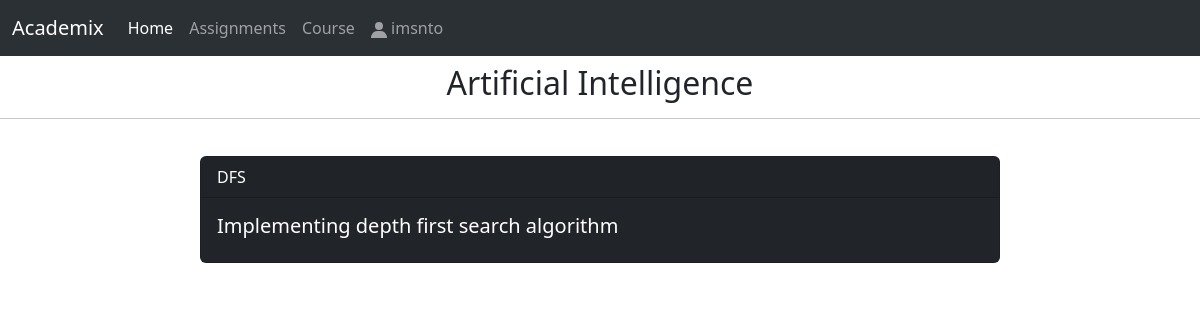
The app's page /student/course/detail/3/ (signed in) with its own data.
### teacher_app/models.py (models this page shows)
class Course(models.Model):
    creator = models.ForeignKey(Teacher, on_delete=models.CASCADE)
    students = models.ManyToManyField(Student, blank=True)
    course_title = models.CharField(max_length=200)
    course_code = models.CharField(max_length=20, null=True, blank=True)
    course_description = models.TextField(max_length=200)

class Assignmet(models.Model):
    course = models.ForeignKey(Course, on_delete=models.CASCADE)
    title = models.CharField(max_length=100, blank=True, null=True)
    description = models.TextField(max_length=500, blank=True, null=True)

### student_app/views.py (the view)
# urls.py: path('course/detail/<int:pk>/', course_detail, name='course_detail'),
def course_detail(request, pk):
    course = Course.objects.get(id=pk)
    assignments = Assignmet.objects.filter(course = course)
    print(course, assignments)
    context = {
        'course' : course,
        'assignments' : assignments,
    }
    return render(request, 'student_app/course_detail.html', context)

### student_app/templates/student_app/course_detail.html (shortened to what this page needs)
<!DOCTYPE html>
<html lang="en">
  <head>
    <link
      href="https://cdn.jsdelivr.net/npm/bootstrap@5.3.2/dist/css/bootstrap.min.css"
      rel="stylesheet"
    />
  </head>
  <body>
    <nav class="navbar navbar-expand-lg bg-body-tertiary" data-bs-theme="dark">
      <div class="container-fluid">
        <a class="navbar-brand" href={% url 'home' %}>Academix</a>
        <div class="collapse navbar-collapse" id="navbarNav">
          <ul class="navbar-nav">
            <li class="nav-item">
              <a class="nav-link active" aria-current="page" href="#">Home</a>
            </li>
            <li class="nav-item">
              <a class="nav-link" href="#">Assignments</a>
            </li>
            <li class="nav-item">
              <a class="nav-link" href="#">Course</a>
            </li>
            <li class="nav-item ">
                {% if user.is_authenticated %}
                  <a class="nav-link" href="{% url 'profile' %}">
                    <svg xmlns="http://www.w3.org/2000/svg" width="16" height="16" fill="currentColor" class="bi bi-person" viewBox="0 0 16 16">
                      <path d="M8 8a4 4 0 1 0 0-8 4 4 0 0 0 0 8zm0 1a7 7 0 0 0-5 12.69 1 1 0 0 0 1 .31h8a1 1 0 0 0 1-.31A7 7 0 0 0 8 9z"/>
                    </svg>
                     {{ user.username }}
                  </a>
                {% endif %}
              </li>
          </ul>
        </div>
      </div>
    </nav>
    <div
      class="fixed-top text-center py-2"
      style="margin-top: 56px"
    >
      <h2>{{course.course_title}}</h2> <hr>
    </div>
    <div class="container" style="margin-top: 100px; display: flex; flex-wrap: wrap; justify-content: center; align-items: center;">
      {% for assignment in assignments %}
      <a href={% url 'submission' assignment.id %}>
      <div class="card text-bg-dark mb-3" style="width: 50rem;">
        <div class="card-header">{{assignment.title}}</div>
        <div class="card-body">
          <h5 class="card-title">{{assignment.description}}</h5>
        </div>
      </div>
    </a>
      {% endfor %}
    </div>
  </body>
</html>

### student_app/templates/student_app/course_detail.html (style rules this page uses)
a { text-decoration: none; color: inherit; }

### records on screen
Course: course_title "Artificial Intelligence"
Assignmet: title "DFS", description "Implementing depth first search algorithm"

### other values on screen
{{ user.username }} "imsnto"
